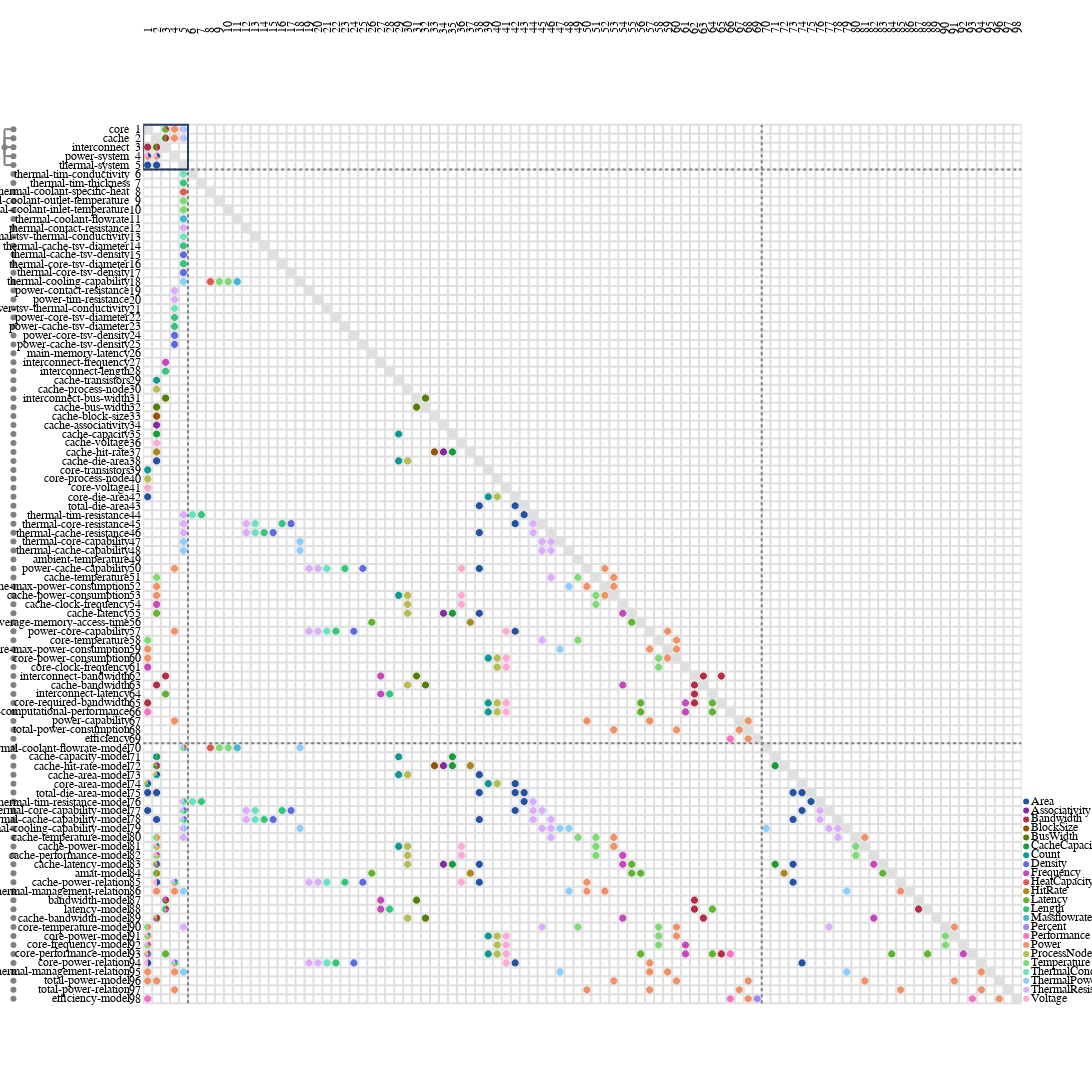

The code cell stored with this chart in its notebook:
### Code cell
from ragraph.analysis import sequence
from raesl.plot.view_funcs import multi_domain
import ragraph.plot

# Select correct nodes and edges to be displayed.
nodes, edges = multi_domain(
    graph,
    depth=4
)

leaf_comps = [n for n in nodes if n.kind == "component"]
leaf_funcs = [n for n in nodes if n.kind == "function_spec"]
leaf_design = [n for n in nodes if n.kind == "design_spec"]
leaf_models = [n for n in nodes if n.kind == "relation_spec"]
leaf_vars = [n for n in nodes if n.kind == "variable"]

# Sequence functions.
_, _, sequenced_functions = sequence.utils.branchsort(algo=sequence.scc_tearing, graph=graph, algo_args=dict(inf=1, dep=1, mu=3), inplace=True, nodes=leaf_vars+leaf_models)

# Reload figure based on sequence.
figure = ragraph.plot.mdm(
    leafs = leaf_comps + sequenced_functions,
    edges = edges,
    style= ragraph.plot.Style(
        piemap=dict(
            display="labels",
            mode="relative",
            fields=graph.edge_labels
        ),
    )
)

figure.write_image("figures/mdm_sequenced.svg")
figure
